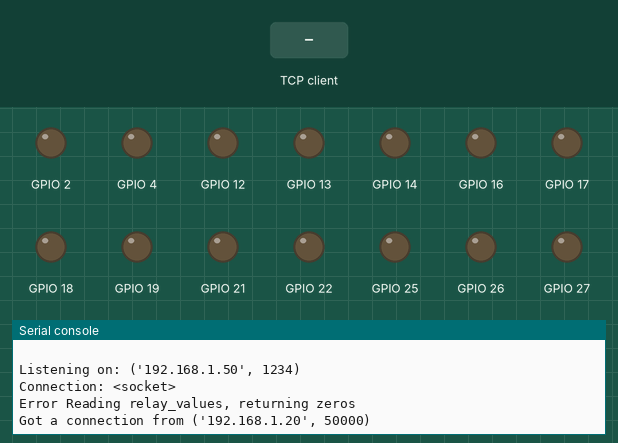
The program below on a simulated ESP32 board running MicroPython. On the bench: output pins drawn as LEDs (lit = HIGH), the last lines printed to the serial console. The inputs (shaded band) are chosen by the test bench. WiFi joins after 1.5 s; files the program writes start out absent; one TCP client connects 1 s after the port opens and stays connected; files that are not in the repository are absent; library files of the repository ran but are not shown: 1 file(s).

Above: at 6.7 s.
6.8 s: the TCP client sends "1\n"
At 8.0 s:
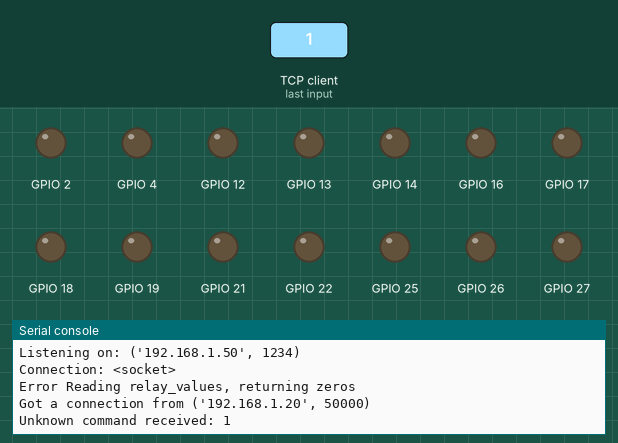
8.3 s: the TCP client sends "on\n"
At 9.2 s:
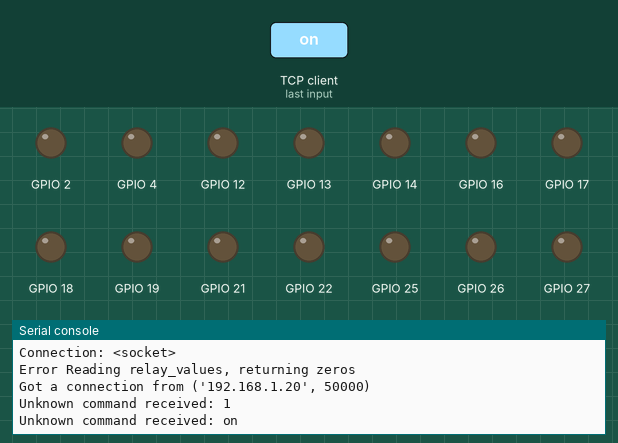
9.8 s: the TCP client sends "off\n"
At 10.4 s:
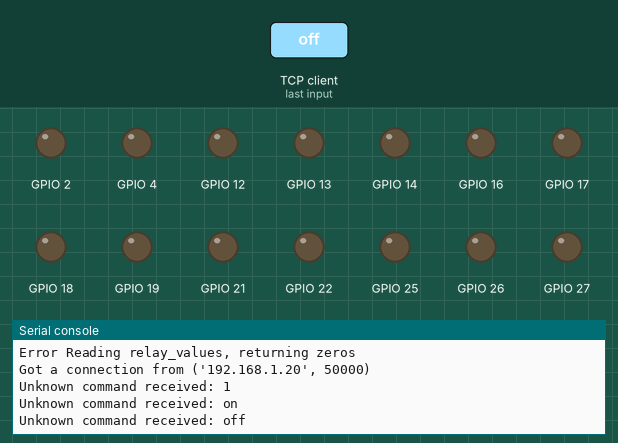

Measured:
- after the input at 6.8 s, the serial console: prints a new line at once (image 1)
- after the input at 8.3 s, the serial console: prints a new line at once (image 2)
- after the input at 9.8 s, the serial console: prints a new line at once (image 3)

The program:

main.py
```python
'''
Main Routine
'''
from wifi import Server
from terminal import Terminal
from relays import Relays
from time import sleep
import machine

server = Server()
relays = Relays()

def main():
    server.wait_for_client()
    terminal = Terminal(server, relays)
    while True:
        terminal(server.client.recv(10))


try:
    main()
except Exception as e:
    print("Caught Exception: {e}")
    server.client.close()
    machine.reset()
```

wifi.py
```python
'''
Script to connect and establish serverle
'''
from micropython import const
import network
import socket
from time import sleep

class Server:
    '''
    Wifi, TCP/IP, HTML Request abstraction
    '''
    # SSID = const("Mr.A's Lab")
    # PASSWORD = const("lskdmin2938#")
    # SSID = const('Mr.A\u2019s iPhone')  # apparently this is how the micropython device sees it, otherwise, it will not see the AP and return STAT_NO_AP_FOUND status
    # PASSWORD = const("bdkdinvg")

    SSID = const("Fabric3")
    PASSWORD = const("3033330333fa3")

    DEFAULT_PORT = 1234

    ### MAKE SURE TO WRITE THE CORRECT ID HERE
    ### esp32-relayboard-x where x is the board id
    DEFAULT_DHCP_NAME = const("esp32-relayboard-1")

    def __init__(self):
        self.reset()
        #TODO: implement try except block to avoid redefining socket
        self.init_wifi_connection()
        self.init_socket()

    def reset(self):
        '''
        returns station object on reset.
        just deactivate and activate again
        '''
        self.station = network.WLAN(network.STA_IF)

        self.station.active(False)
        sleep(4)
        while not self.station.active(True):
            print(f"WLAN Device not Active.. ", end=' \r')
        print()

        # self.station.connect(self.SSID, self.PASSWORD)

    def init_wifi_connection(self):
        '''
        set up the Access Point
        '''
        self.station.config(dhcp_hostname=self.DEFAULT_DHCP_NAME)

        self.station.connect(self.SSID, self.PASSWORD)
        while self.station.isconnected() == False:
            print(f"Connecting to WiFi.. ", end=' \r')
        print()

        self.ip = self.station.ifconfig()[0]
        print(f"ipconfig: {self.station.ifconfig()}")
        print(f"dhcp name: {self.station.config('dhcp_hostname')}")
        print('Connected to Wifi!!\n')

    def init_socket(self):
        '''
        initiate socket connection
        '''
        try:
            # self.addr = socket.getaddrinfo('0.0.0.0', 80)[0][-1]
            self.addr = (self.ip, self.DEFAULT_PORT)
            self.s = socket.socket()
            self.s.setsockopt(socket.SOL_SOCKET, socket.SO_REUSEADDR, 1)
            self.s.bind(self.addr)
            self.s.listen(1)  # Reduce the backlog to minimize memory usage
            print(f'Listening on: {self.addr}')
            print(f'Connection: {self.s}')

            return self.s

        except OSError as e:
            print(f"Caught: {e}")

    def wait_for_client(self):
        '''
        Await client to connect then return new socket object used to
        communicate with the connected client.
        This socket is distinct from the listening socket (s)
        and is used for sending and receiving data with the specific client that connected.
        '''
        # try:
        self.client, addr = self.s.accept()
        # print('Got a connection from {str(addr)}', end=' \r')
        print(f"Got a connection from {str(addr)}")
        # except Exception as e:
        #     print(f"Caught: {e}")

    def echo_session(self):
        '''
        echos in and out any character, meant for testing purposes
        '''
        try:
            while True:
                self.request = self.client.recv(1024).decode().strip()

                print(self.request, 'from tcp socket')

                to_be_sent = self.request + ' from pico\n'
                self.client.send(to_be_sent)

        except Exception as e:
            print(f"Caught Exception: {e}")
            self.client.close()

def test():
    global server
    server = Server()
    server.wait_for_client()
    server.echo_session()
```

terminal.py
```python
'''
Terminal Abstraction to process commands coming through tcp connection
'''
import re
import machine

class Terminal:
    '''
    Terminal command executing abstraction
    '''
    def __init__(self, server, relays):
        self.server = server
        self.relays = relays

    def print(self, string):
        '''
        prints text both in micropython terminal and in tcp connection
        '''
        print(string)
        self.server.client.sendall(f"{string}\n\n")

    def __call__(self, cmd):
        '''
        Process Commands
        '''
        # Receiving Command
        try:
            cmd = cmd.decode()

        except UnicodeError:
            self.print("Unicode Error: User sent wrong characters")
            return None

        if cmd.isspace():
            self.print('ok..')  # testing connection
            return None

        ### Step 1:  identifying command
        cmd = cmd.strip()
        command_patterns = re.compile(r'R(-?\d+)V?(\d?)')
        matched = command_patterns.match(cmd)
        if matched:

            ### Step 2: check for logical erros
            # check if relay id is out of range
            pin_value = int(matched.group(1))
            if pin_value >= len(self.relays) or pin_value < -1:
                self.print(f"Error: Relay id range: 0-{len(self.relays)}")
                return None

            # relay value is either 0 or 1
            if matched.group(2) == '':
                value = None
            else:
                value = int(matched.group(2))
                if value != 1 and value != 0:
                    self.print("Error: relay value is either 0 or 1")
                    return None

            ### Step 3: Execution
            if pin_value != -1:
                relay_value = self.relays.value(pin_value, value)
                self.print(f"R{pin_value}V{relay_value}")

            elif value is None:
                self.print(str(self.relays))

            elif value == 0:
                self.relays.off()
                self.print(str(self.relays))

            elif value == 1:
                #TODO: send warning
                self.print("Turning ALL relays ON is unsafe!!!")

        elif cmd == '':
            # empty string is what telnet and nc commands send when they close
            # their session for some reason, therefore, will reset device
            # when detected
            self.print("Received empty string, could be session close \n\nRestarting Machine..\n")
            machine.reset()

        else:
            print(f"Unknown command received: {cmd}")
```

relays.py
```python
'''
Abstraction to controls Relays
'''
from machine import Pin, Timer
import json

class Relays:
    '''
    Abstraction to controls Relays
    '''
    DEFAULT_PIN_NUMS = [2, 4, 16, 17, 18, 19, 21, 22,
                        13, 12, 14, 27, 26, 25, 33, 32]
    RELAY_NUM = const(16)  # amount or relays we have
    DEFAULT_SAVE_PERIOD = const(1000)

    def __init__(self, pin_nums: list[int]=DEFAULT_PIN_NUMS):

        # Initializing the Pins and their retreived saved values
        self.__relays = []
        self.relay_values = self.retrieve_values() # to speed up read
        for pin_num, value in zip(pin_nums, self.relay_values):
            self.__relays.append(Pin(pin_num, Pin.OUT, value=value))

        # Running period timer to periodically save latest values
        # in flash memory
        self.timer = Timer(0, period=self.DEFAULT_SAVE_PERIOD, mode=Timer.PERIODIC, callback=self.save_values)

    def retrieve_values(self) -> list[int]:
        '''
        retrieve saved relay values and return list of relay values
        '''
        try:
            with open('relay_values.json', 'r') as json_file:
                json_content = json_file.read()
            return json.loads(json_content)

        except OSError:
            print("Error Reading relay_values, returning zeros")
            #TODO: tell the user through tcp
            return [0]*self.RELAY_NUM

    def save_values(self, stupid_timer_arg=None):
        '''
        Save the current values to json file to involatile memory retrieval
        '''
        with open('relay_values.json', 'w') as json_file:
            json_file.write(json.dumps(self.values()))

    def off(self, pin_num=None):
        '''
        Turn all relays off
        '''
        if pin_num is None:
            for relay in self.__relays:
                relay.off()
        else:
            self.__relays[pin_num].off()

    def on(self, pin_num):
        '''
        turns on a specific pin
        '''
        self.__relays[pin_num].on()

    def value(self, pin_num: int, state: int=None) -> int:
        '''
        setting a relay to a value and returning the value of the relay in any case
        '''
        if state is None:
            # only returning current value
            return self.__relays[pin_num].value()

        else:
            # setting value
            self.__relays[pin_num].value(state)

            # returning new set value
            return self.__relays[pin_num].value()

    def values(self, states: list[int]=None) -> list[int]:
        '''
        reads ALL relay values
        or
        sets ALL relay values
        '''
        if states is None:
            # reading ALL relay values
            values = []
            for pin in self.__relays:
                values.append(pin.value())

            return values

        else:
            #TODO: check for type and length of states
            for pin_num, state in enumerate(states):
                self.__relays[pin_num].value(state)

            return self.values()

    def __getitem__(self, slicing: slice):
        '''
        slicing to access a specific Pin Object
        '''
        return self.__relays[slicing]

    def __len__(self):
        '''
        returns how much relays on this board
        '''
        return self.RELAY_NUM

    def __str__(self):
        '''
        return values of all the relays
        '''
        string = ""
        for pin_num, value in enumerate(self.values()):
            string += f"R{pin_num}V{pin.value()}\n"

        return string
```
